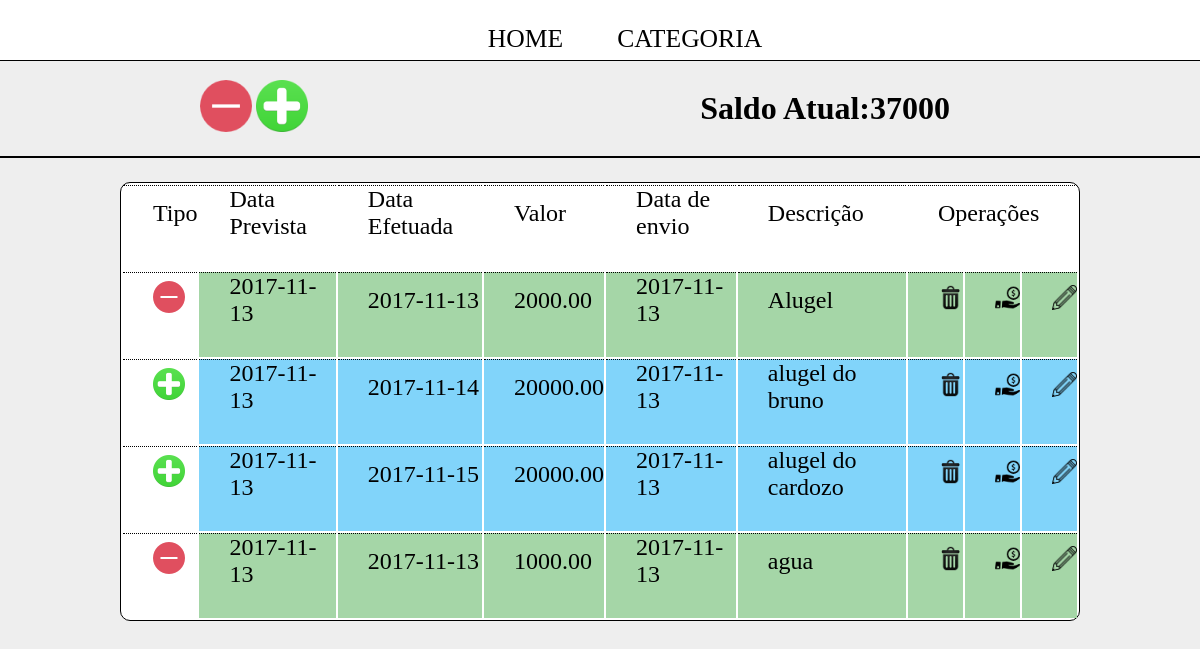
The page / on the database its author committed.
### tables this page shows
CREATE TABLE `tb_lancamentos` (
  `id_lanc` int(5) NOT NULL,
  `tipo` char(1) NOT NULL,
  `valor` decimal(10,2) NOT NULL,
  `descricao` varchar(30) NOT NULL,
  `dt_prevista` date NOT NULL,
  `dt_efetiva` date NOT NULL,
  `dt_envio` date NOT NULL,
  `id_cat` int(5) NOT NULL
);

### index.php (the view, shortened to what this page needs)
<?php
	include "funcoes/conexao.php";
	$sql = "SELECT * FROM tb_lancamentos";
	$listar = $conn -> prepare($sql);
	$listar -> execute();
	$sql = "SELECT SUM(valor) AS saldo FROM tb_lancamentos WHERE tipo = 'R'";
	$rec = $conn -> prepare($sql);
	$rec -> execute();
	foreach($rec as $guarda){
		$saldo = $guarda['saldo'];
	}
	$sql = "SELECT SUM(valor) AS despAtual FROM tb_lancamentos WHERE tipo = 'D'";
	$rec = $conn -> prepare($sql);
	$rec -> execute();
	foreach($rec as $guarda){
		$despAtual = $guarda['despAtual'];
	}
	$saldoAtual = $saldo - $despAtual;
?>
<!DOCTYPE html>
<html>
	<head>
		<link rel="stylesheet" href="estilo.css">
	</head>
	<body>
		<header class="header">
			<nav class="navBar">
				<ul class="ulB">
					<li class="liB"><a href="#">HOME</a></li>
					<li class="liB"><a href="pags/categorias.php">CATEGORIA</a></li>
				</ul>
			</nav>
		</header>
		<div class="menu">
			<div class="icones">
				<a href="pags/despesa.php"><img src="img/minus.png"></a>
				<a href="pags/receita.php"><img src="img/add.png"></a>
				<h1 class="saldo">Saldo Atual:<?php echo $saldoAtual;?></h1>
			</div>
		</div>
		<div id="container">
			<table class="tabGerencia">
				<tr>
					<td>Tipo</td>
					<td>Data Prevista</td>
					<td>Data Efetuada</td>
					<td>Valor</td>
					<td>Data de envio</td>
					<td>Descrição</td>
					<td colspan=3>Operações</td>
				</tr>
				<?php
					foreach($listar as $mostrar){
						$id        = $mostrar['id_lanc'];
						$dt_prev   = $mostrar['dt_prevista'];
						$dt_efet   = $mostrar['dt_efetiva'];
						$valor     = $mostrar['valor'];
						$descricao = $mostrar['descricao'];
						$dt_envio  = $mostrar['dt_envio'];
						$tipo      = $mostrar['tipo'];
						$excluir   = "<a href='funcoes/excluir.php?id=$id&descricao=$descricao'><img src='img/lixeira.png' height='25px' widht='25px'></a>";
						$edit      = "<a href='pags/edit.php?id=$id'><img src='img/edit.png' height='25px' widht='25px'></a>";
						$pagar     = "<a href='funcoes/pagar.php?id=$id'><img src='img/pagar.png' height='25px' widht='25px'></a>";
						$hj = date('Ymd');
						$efe = str_replace("-","",$dt_efet);
						if($efe == $hj){
							$class = "pagar";
						}
						if($efe > $hj){
							if($efe <= $hj + 7){
								$class = "semana";
							}
						}
						if($tipo == 'R'){
							$img = "add.png";
						}else if($tipo == 'D'){
							$img = "minus.png";
						}
						echo "
							<tr>
								<td><img src='img/$img' height='32px' widht='32px'></td>
								<td class='$class'>$dt_prev</td>
								<td class='$class'>$dt_efet</td>
								<td class='$class'>$valor</td>
								<td class='$class'>$dt_envio</td>
								<td class='$class'>$descricao</td>
								<td class='$class'>$excluir</td>
								<td class='$class'>$pagar</td>
								<td class='$class'>$edit</td>
							</tr>
						";
					}
				?>
			</table>
		</div>
	</body>
</html>

### estilo.css (style rules this page uses)
* { margin: 0; padding: 0; }
html { font-size:16px; }
body { background-color:#eee; }
#container { width:80%; margin-top:2%; margin-left:10%; }
.navBar { margin-top:1.5em; }
.ulB { text-align: center; }
.liB { padding-left: 50px; display: inline; }
.liB a { text-decoration: none; color: #000; font-size: 1.6em; display: inline-block; }
.header { width: 100%; position: fixed; top: 0; height: 60px; border: none; background-color: #FFF; border-bottom:1px solid black; }
.menu { margin-top:2em; border-bottom:2px solid black; }
.icones { margin:80px 0px 20px 200px; }
.icones img { height:52px; width:52px; }
.saldo { margin:10px 250px 10px 10px; float:right; }
.tabGerencia { margin:1em auto; font-size:1.5rem; background-color:#FFF; border: 1px solid black; border-radius:10px; }
.tabGerencia tr td { padding-left:30px; padding-bottom:30px; border-top: 1px dotted black; }
.pagar { background-color:#a5d6a7; }
.semana { background-color:#81d4fa; }

### rows shown on the page
tb_lancamentos: dt_prevista "2017-11-13", dt_efetiva "2017-11-13", valor "2000.00", dt_envio "2017-11-13", descricao "Alugel"
tb_lancamentos: dt_prevista "2017-11-13", dt_efetiva "2017-11-14", valor "20000.00", dt_envio "2017-11-13", descricao "alugel do bruno"
tb_lancamentos: dt_prevista "2017-11-13", dt_efetiva "2017-11-15", valor "20000.00", dt_envio "2017-11-13", descricao "alugel do cardozo"
tb_lancamentos: dt_prevista "2017-11-13", dt_efetiva "2017-11-13", valor "1000.00", dt_envio "2017-11-13", descricao "agua"

### other values the page prints
$saldoAtual "37000"
